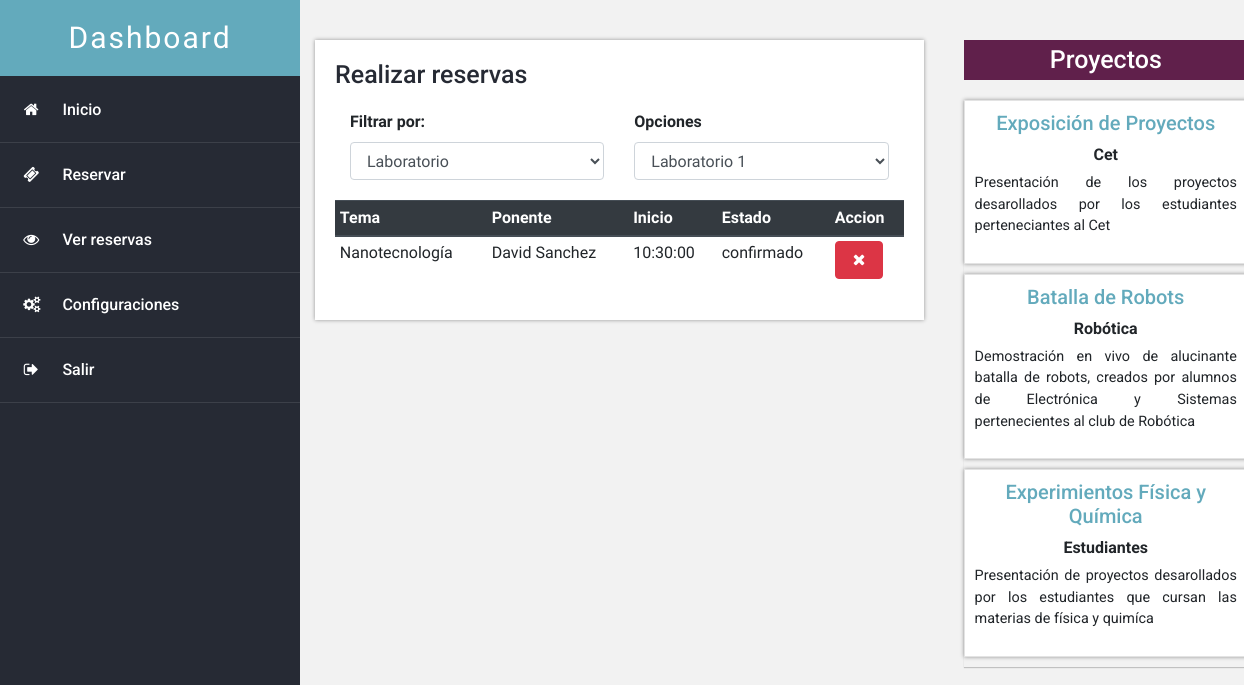
The app's page /conferencia/verReserva (signed in) with its own data.
### tables this page shows
CREATE TABLE `proyectos` (
  `pro_id` int(255) NOT NULL,
  `pro_tema` varchar(255) DEFAULT NULL,
  `pro_descripcion` text,
  `grup_id` int(55) DEFAULT NULL
);

### models/proyecto.php (called while the page is built, shortened)
<?php
require_once 'config/db.php';
class Proyecto {
    private $db;
    public function __construct()
    {
        $this->db = DataBase::Conectar();
    }
    public function getProyectos(){
        $sql="SELECT
        pro_id as id,
        pro_tema as tema,
        pro_descripcion as descripcion,
        (SELECT grup_nombre from `grupos` where`grupos`.`grup_id` = `proyectos`.`grup_id` ) as grupo
        FROM `proyectos` limit 3";
        $conferencias = $this->db->query($sql);
        return $conferencias;
    }
}

### config/db.php (called while the page is built)
<?php
class DataBase{
    public static function Conectar(){
        $db = new mysqli('localhost','root','','conferencia');
        $db->query("SET NAMES  utf8");
        return $db;
    }
}

### controllers/ProyectoController.php (called while the page is built, shortened)
<?php
require_once 'models/proyecto.php';
class ProyectoController{
    public function getProyectos(){
        $proyecto = new Proyecto();
        return $proyecto->getProyectos();
    }
}

### views/layouts/proyecto.php (the view)
</div>
<div class="columna col-lg-4">
    <div class="widget estadistica">
        <h3 class="titulo aside-titulo">Proyectos</h3>
        <div class="contenedor d-md-flex flex-lg-column">
            <?php while($proyecto =  $_POST['proyectos']->fetch_object()): ?>
            <div class="caja">
                <h5><?=$proyecto->tema?></h5>
                <span><?=$proyecto->grupo?></span>
                <p><?=$proyecto->descripcion?> </p>
            </div>
            <?php endwhile; ?>
        </div>
    </div>
</div>

### assets/css/panel.css (style rules this page uses)
body { background: #f2f2f2; font-size: 16px; font-family: 'News Cycle', sans-serif; }
.main .columna { padding: 0 20px; }
.main .titulo { color: #262a34; font-size: 25px; font-weight: 500; font-family: 'Roboto', sans-serif; margin-bottom: 20px; }
.aside-titulo { background-color: #60204b; color: #fff !important; font-weight: bold; text-align: center; padding: 5px; }
.main .widget { margin-bottom: 40px; }
.main .contenedor { box-shadow: 0px 1px 1px 0px rgba(0,0,0,.2); }
.main .caja { background: #fff; border: 1px solid #e3e3e3; padding: 10px 10px; flex: 1; text-align: center; font-family: 'Roboto', sans-serif; width: 100%; box-shadow: 0 0 4px rgba(0,0,0,.4); margin-bottom: 10px; transition: all 0.2 ease; }
.main .estadistica span { padding: 4px 0px; font-weight: bold; }
.main .estadistica .caja h5 { color: #63aabc; }
.main .estadistica .caja p { padding-top: 5px; text-align: justify; font-size: 0.9rem; }

### records on screen
proyectos: pro_tema "Exposición de Proyectos", grupo "Cet", pro_descripcion "Presentación de los proyectos desarollados por los estudiantes perteneciantes al Cet"
proyectos: pro_tema "Batalla de Robots", grupo "Robótica", pro_descripcion "Demostración en vivo de alucinante batalla de robots, creados por alumnos de Electrónica y Sistemas pertenecientes al club de Robótica"
proyectos: pro_tema "Experimientos Física y Química", grupo "Estudiantes", pro_descripcion "Presentación de proyectos desarollados por los estudiantes que cursan las materias de física y quimíca"

### other values on screen
$item->tema "Nanotecnología"
$item->ponente "David Sanchez"
$item->inicio "10:30:00"
$item->estado "confirmado"
